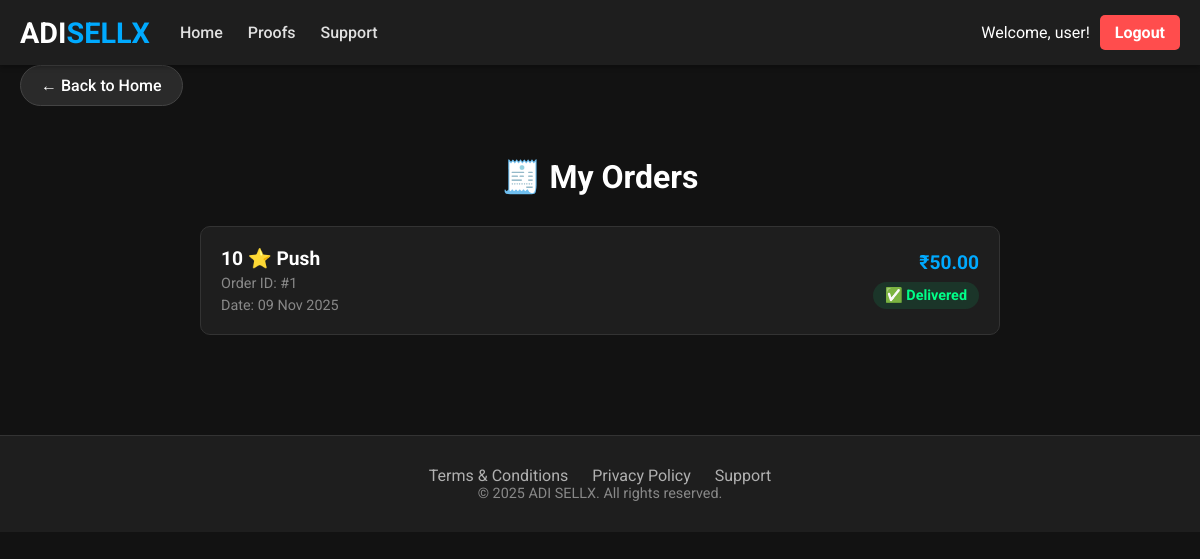
Page /my-orders (signed in) on the committed database.
### tables this page shows
CREATE TABLE orders (
            id INTEGER PRIMARY KEY AUTOINCREMENT,
            user_id INTEGER NOT NULL,
            product_id INTEGER NOT NULL,
            item_name TEXT NOT NULL,
            amount REAL NOT NULL,
            status TEXT NOT NULL,
            created_at TEXT NOT NULL,
            referrer_agent_id INTEGER,
            FOREIGN KEY (user_id) REFERENCES users (id),
            FOREIGN KEY (product_id) REFERENCES products (id),
            FOREIGN KEY (referrer_agent_id) REFERENCES agents (user_id)
        );

### app.py (the view)
@app.route('/my-orders')
def my_orders_page():
    if 'user_id' not in session:
        flash("Orders dekhne ke liye please login karein.", "error")
        return redirect(url_for('login_page'))
    conn = sqlite3.connect(DATABASE)
    conn.row_factory = sqlite3.Row
    c = conn.cursor()
    c.execute("SELECT * FROM orders WHERE user_id = ? ORDER BY id DESC", (session['user_id'],))
    orders = c.fetchall()
    conn.close()
    return render_template('my_orders.html', orders=orders)

### templates/my_orders.html (shortened to what this page needs)
<!DOCTYPE html>
<html lang="en">
<head>
    <link rel="stylesheet" href="{{ url_for('static', filename='style.css') }}">
</head>
<body>
    <nav>
        <div class="container nav-container">
            <div class="nav-left">
                <a href="/" class="logo">ADI<span>SELLX</span></a>
                <div class="menu-links">
                    <a href="/">Home</a>
                    <a href="/proofs">Proofs</a>
                    <a href="/support">Support</a>
                </div>
            </div>
            <div class="user-actions">
                 {% if session['username'] %}
                    <span style="color: white; margin-right: 10px;">Welcome, {{ session['username'] }}!</span>
                    <a href="/logout" class="login-btn" style="background-color: #ff4d4d;">Logout</a>
                 {% else %}
                    <a href="{{ url_for('login_page', ref=referrer_username) }}" class="login-btn">Login / Register</a>
                 {% endif %}
                 </div>
        </div>
    </nav>
    <section class="dashboard">
        <div class="container">
            <a href="/" class="back-button">
                &larr; Back to Home
            </a>
            <h2 class="section-title">🧾 My Orders</h2>
            <div class="order-list">
                {% for order in orders %}
                <div class="order-item">
                    <div class="order-details">
                        <span class="order-item-name">{{ order.item_name }}</span>
                        <span class="order-id">Order ID: #{{ order.id }}</span>
                        <span class="order-date">Date: {{ order.created_at }}</span>
                    </div>
                    <div class="order-status">
                        <span class="order-price">₹{{ "%.2f"|format(order.amount|abs) }}</span>
                        {% if order.status == 'Delivered' %}
                            <span class="status-badge delivered">✅ Delivered</span>
                        {% elif order.status == 'Pending' %}
                            <span class="status-badge pending">⏳ Pending</span>
                        {% elif order.status == 'Rejected' %}
                            <span class="status-badge rejected">❌ Rejected</span>
                        {% endif %}
                    </div>
                </div>
                {% else %}
                <div class="panel-card" style="grid-column: 1 / -1; text-align: center; max-width: 800px; margin: 0 auto;">
                    <h3>No Orders Found</h3>
                    <p style="color: #b0b0b0; margin-bottom: 0;">Aapne abhi tak koi order nahi kiya hai.</p>
                </div>
                {% endfor %}
                </div>
        </div>
    </section>
    <footer>
        <div class="container">
            <div class="footer-links">
                <a href="#">Terms & Conditions</a>
                <a href="#">Privacy Policy</a>
                <a href="/support">Support</a>
            </div>
            <p>© 2025 ADI SELLX. All rights reserved.</p>
        </div>
    </footer>
</body>
</html>

### static/style.css (style rules this page uses)
body { font-family: 'Roboto', sans-serif; background-color: #121212; color: #e0e0e0; margin: 0; padding: 0; }
.container { max-width: 1200px; margin: 0 auto; padding: 0 20px; }
nav { background-color: #1e1e1e; padding: 15px 0; box-shadow: 0 2px 5px rgba(0, 0, 0, 0.3); position: sticky; top: 0; z-index: 1000; }
.nav-container { display: flex; justify-content: space-between; align-items: center; }
.nav-left { display: flex; align-items: center; gap: 30px; }
nav .logo { font-size: 1.8rem; font-weight: 700; color: #ffffff; text-decoration: none; }
nav .logo span { color: #00aaff; }
nav .menu-links { display: none; gap: 25px; }
nav .menu-links a { color: #e0e0e0; text-decoration: none; font-weight: 500; transition: color 0.3s ease; }
nav .user-actions { display: flex; align-items: center; }
.login-btn { background-color: #00aaff; color: #ffffff !important; padding: 8px 15px; border-radius: 5px; text-decoration: none; font-weight: 700; transition: background-color 0.3s ease; }
.dashboard { padding: 0 0 50px 0; }
.section-title { text-align: center; font-size: 2rem; color: #ffffff; margin-bottom: 30px; opacity: 0; animation: fadeIn 0.8s ease-out 0.8s forwards; }
footer { background-color: #1e1e1e; text-align: center; padding: 30px 20px; margin-top: 50px; border-top: 1px solid #333; }
footer .footer-links a { color: #b0b0b0; text-decoration: none; margin: 0 10px; }
footer p { color: #888; font-size: 0.9rem; margin: 0; }
.back-button { display: inline-block; background-color: #2a2a2a; color: #ffffff; border: 1px solid #444; padding: 10px 20px; border-radius: 25px; text-decoration: none; font-weight: 500; margin-bottom: 25px; transition: all 0.3s ease; }
@media (min-width: 768px) { nav .menu-links { display: flex; } }
.order-list { max-width: 800px; margin: 0 auto; display: flex; flex-direction: column; gap: 15px; }
.order-item { display: flex; flex-direction: column; justify-content: space-between; align-items: flex-start; background-color: #1e1e1e; border: 1px solid #333; border-radius: 10px; padding: 20px; gap: 15px; opacity: 0; animation: fadeIn 0.8s ease-out 0.5s forwards; }
.order-details { display: flex; flex-direction: column; gap: 5px; }
.order-item-name { font-size: 1.2rem; font-weight: 700; color: #ffffff; }
.order-id, .order-date { font-size: 0.9rem; color: #888; }
.order-status { display: flex; flex-direction: column; align-items: flex-start; gap: 8px; }
.order-price { font-size: 1.2rem; font-weight: 700; color: #00aaff; }
.status-badge { display: inline-block; padding: 5px 12px; border-radius: 15px; font-size: 0.9rem; font-weight: 700; }
.status-badge.delivered { background-color: rgba(0, 255, 136, 0.1); color: #00ff88; }
@media (min-width: 768px) { .order-item { flex-direction: row; align-items: center; } }
@media (min-width: 768px) { .order-status { align-items: flex-end; } }

### rows in the picture
orders: item_name "10 ⭐ Push", id "1", created_at "09 Nov 2025", amount|abs "50.00", status "✅ Delivered"

### other values in the picture
{{ session['username'] }} "user"
